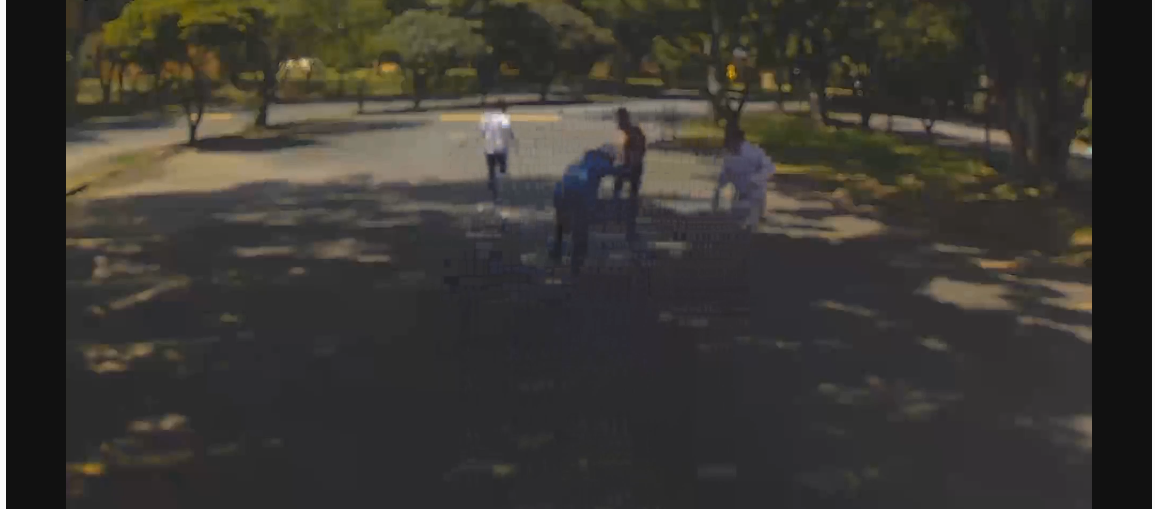
#> input picture ss/img/exfo.jpg, 1155 x 509 px
$ python -i video_features.py   (imports and definitions only)   (older library calls are emulated)
#> lines starting #> are read from the running program, lines starting #| are printed output that depends on the picture; after the words box and inside, x2 and y2 are one past the last pixel; in counts of white or black regions, pixels touching at a corner belong together
### source/activity_detection/registry.py
"""Name -> class registry that lets YAML configs select detectors, trackers, features and models by name."""

from __future__ import annotations

from typing import Any, Callable, Dict

# This is where the registered classes are kept: one dict of name -> class for each component
# kind.
_REGISTRIES: Dict[str, Dict[str, type]] = {
    "detector": {}, "tracker": {}, "preprocessor": {},
    "feature": {}, "model": {},
}


def register(category: str, name: str) -> Callable:
    """Class decorator that registers the class as (*category*, *name*); it raises if the name is taken."""
    if category not in _REGISTRIES:
        raise KeyError(f"Unknown category '{category}'. Valid: {list(_REGISTRIES.keys())}")
    def decorator(cls: type) -> type:
        if name in _REGISTRIES[category]:
            raise ValueError(f"'{name}' already registered under '{category}'")
        _REGISTRIES[category][name] = cls
        return cls
    return decorator


# [7 lines left out: function build, not called in this run]


def available(category: str) -> list:
    return sorted(_REGISTRIES.get(category, {}).keys())


def is_registered(category: str, name: str) -> bool:
    return name in _REGISTRIES.get(category, {})


# [5 lines left out: function get_class, not called in this run]

### source/activity_detection/features/video_features.py
"""Video-level descriptors that do not depend on a tracked object.

Four families are computed from all frames of a video: image quality (``diag_*``), global optical flow
(``flow_*``), appearance (``app_*``) and temporal track context (``temporal_*``). Together with the
pooled per-track descriptors they make the multi-family feature vector.
"""

from __future__ import annotations

from typing import List, Tuple

import cv2
import numpy as np

from ..features.aggregation import FeatureAggregator
from ..interfaces import FeatureDict, Track


# [91 lines left out: functions extract_temporal_context, _pool_stat, extract_diagnostic_features, not called in this run]


def extract_global_flow_features(gray_frames: List[np.ndarray],
                                  flow_step: int = 5) -> FeatureDict:
    """22 Farnebäck dense-flow features — always available, no detection needed.
    Research: Mauthner et al. (2009), Xiao et al. (2016), Saleh et al. (2022)."""
    _Z: FeatureDict = {
        "flow_mean_mag":0.0,"flow_std_mag":0.0,"flow_max_mag":0.0,
        "flow_prop_moving":0.0,"flow_dir_entropy":0.0,"flow_jerk":0.0,
        **{f"flow_hof_mean_{i}":0.0 for i in range(8)},
        **{f"flow_hof_std_{i}": 0.0 for i in range(8)},
    }
    if len(gray_frames) < 2:
        return _Z
    def _u8g(f):
        if f.ndim == 3:
            f = cv2.cvtColor(f, cv2.COLOR_BGR2GRAY) if f.shape[2] >= 3 else f[:,:,0]
        return f.astype(np.uint8)
    TH, TW = 120, 160
    mags, props, hofs = [], [], []
    prev_s = cv2.resize(_u8g(gray_frames[0]), (TW, TH))
    for idx in range(1, len(gray_frames), max(1, flow_step)):
        curr_s = cv2.resize(_u8g(gray_frames[idx]), (TW, TH))
        try:
            flow = cv2.calcOpticalFlowFarneback(prev_s, curr_s, None, 0.5, 3, 15, 3, 5, 1.2, 0)
        except cv2.error:
            prev_s = curr_s
            continue
        mag, ang = cv2.cartToPolar(flow[...,0], flow[...,1])
        mags.append(float(mag.mean()))
        props.append(float((mag > 1.0).mean()))
        if mag.sum() > 0:
            h, _ = np.histogram(ang[mag > 1.0], bins=8, range=(0, 2*np.pi))
            h = h.astype(float) / (h.sum()+1e-7)
        else:
            h = np.zeros(8)
        hofs.append(h)
        prev_s = curr_s
    if not mags:
        return _Z
    ma = np.array(mags)
    ha = np.array(hofs) if hofs else np.zeros((1,8))
    mh = ha.mean(0)
    sh = ha.std(0) if len(ha) > 1 else np.zeros(8)
    p  = mh / (mh.sum()+1e-7)
    ent = float(-np.sum(p[p > 0]*np.log(p[p > 0]+1e-12)))
    res: FeatureDict = {
        "flow_mean_mag":    float(ma.mean()), "flow_std_mag":      float(ma.std()),
        "flow_max_mag":     float(ma.max()),  "flow_prop_moving":  float(np.mean(props)),
        "flow_dir_entropy": ent,              "flow_jerk":         float(np.mean(np.abs(np.diff(ma)))) if len(ma) > 1 else 0.0,
    }
    for i in range(8):
        res[f"flow_hof_mean_{i}"] = float(mh[i])
        res[f"flow_hof_std_{i}"]  = float(sh[i])
    return res


# [79 lines left out: functions extract_appearance_features, extract_video_metadata_features, blend_trajectory_features, not called in this run]

>>> import cv2
>>> picture = cv2.imread('../../../ss/img/exfo.jpg', cv2.IMREAD_GRAYSCALE)
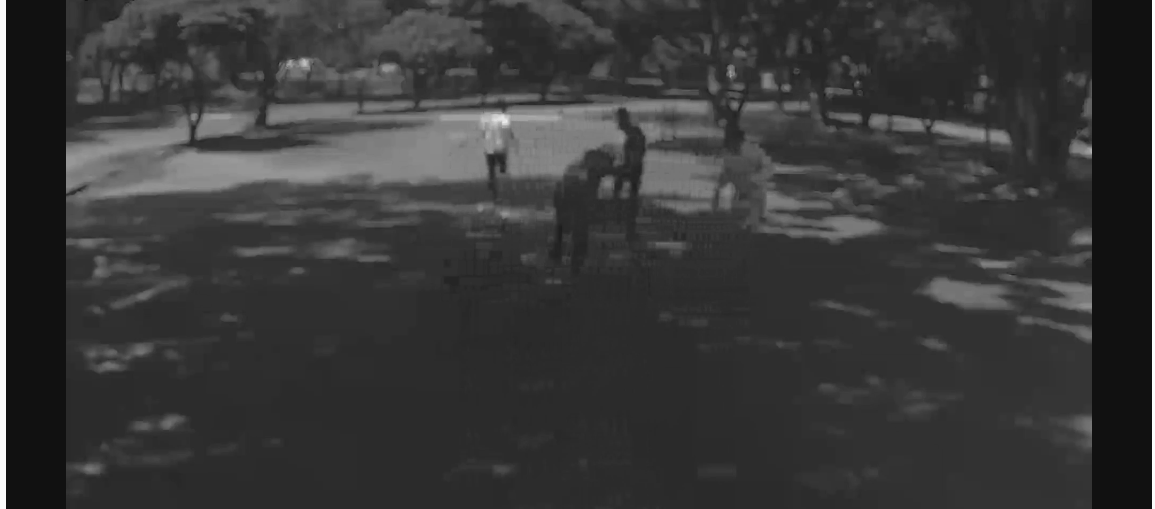
#> picture: shape (509, 1155); min 17, max 251, mean 56.5
>>> result = extract_global_flow_features(picture)
#> in extract_global_flow_features, `prev_s = cv2.resize(_u8g(gray_frames[0]), (TW, TH))`:
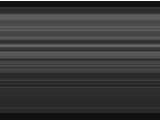
#> prev_s: shape (120, 160); min 17, max 251, mean 57.8
#> the loop in extract_global_flow_features, `for idx in range(1, len(gray_frames), max(1, flow_step)):` made 102 passes
#> idx on passes 2 to 13: 6, 11, 16, 21, 26, 31, 36, 41, 46, 51, 56, 61
#> pass 1, in extract_global_flow_features, `mag, ang = cv2.cartToPolar(flow[...,0], flow[...,1])`:
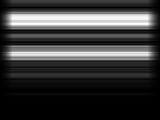
#> mag: shape (120, 160) float32; min 1.2e-20, max 2.82e-11, mean 6.49e-12; drawn with min black and max white
#> pass 1, in extract_global_flow_features, `mag, ang = cv2.cartToPolar(flow[...,0], flow[...,1])`:
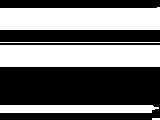
#> ang: shape (120, 160) float32; values 1.57 (black) and 4.71 (white), 44% white; 5 white regions (1 under 20 px), largest, box (x1, y1, x2, y2) and area: (0, 7, 160, 30) 3523, (0, 45, 160, 67) 3520, (0, 105, 159, 113) 1236, (0, 42, 160, 43) 160
#> pass 2, in extract_global_flow_features, `curr_s = cv2.resize(_u8g(gray_frames[idx]), (TW, TH))`:
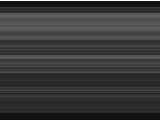
#> curr_s: shape (120, 160); min 17, max 251, mean 56.9
#> after the loop in extract_global_flow_features, `for idx in range(1, len(gray_frames), max(1, flow_step)):`:
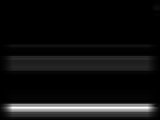
#> mag: shape (120, 160) float32; min 0, max 1.15e-12, mean 8.45e-14; drawn with min black and max white
#> after the loop in extract_global_flow_features, `for idx in range(1, len(gray_frames), max(1, flow_step)):`:
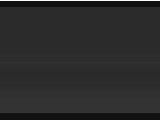
#> prev_s: shape (120, 160); min 17, max 251, mean 43.6
#> after the loop in extract_global_flow_features, `for idx in range(1, len(gray_frames), max(1, flow_step)):`: hofs = 102 items, first 6: [0, 0, 0, 0, 0, 0, 0, 0], [0, 0, 0, 0, 0, 0, 0, 0], [0, 0, 0, 0, 0, 0, 0, 0], [0, 0, 0, 0, 0, 0, 0, 0], [0, 0, 0, 0, 0, 0, 0, 0], [0, 0, 0, 0, 0, 0, 0, 0]; mags = 102 values, max 2.29e-10 at index 26, min 8.45e-14 at index 101, mean 2.57e-11; props = 102 values from 0 to 0
#> in extract_global_flow_features, `ma = np.array(mags)`: ma has the same summary as mags
#> in extract_global_flow_features, `mh = ha.mean(0)`: mh = [0, 0, 0, 0, 0, 0, 0, 0]
#> in extract_global_flow_features, `ent = float(-np.sum(p[p > 0]*np.log(p[p > 0]+1e-12)))`: ent = 0
#> in extract_global_flow_features, `res: FeatureDict = { "flow_mean_mag":    float(ma.mean()), "flow_std_m..`: res = {'flow_mean_mag': 2.57e-11, 'flow_std_mag': 3.61e-11, 'flow_max_mag': 2.29e-10, 'flow_prop_moving': 0, 'flow_dir_entropy': 0, 'flow_jerk': 1.31e-11}
#> after the loop in extract_global_flow_features, `for i in range(8):`: res = 22 items
#> result = 22 items
